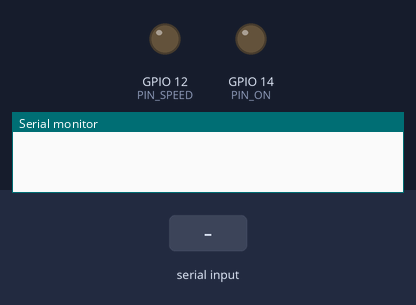
The program below on a simulated ESP32. Parts: output pins drawn as LEDs (lit = HIGH), the last lines printed to the serial monitor. The inputs (shaded band) are chosen by the test bench.

Above: at 1.2 s.
1.3 s: "1" received over Serial
At 2.5 s:
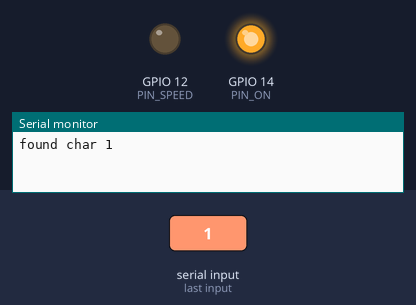
2.8 s: "1" received over the second serial link
At 3.7 s:
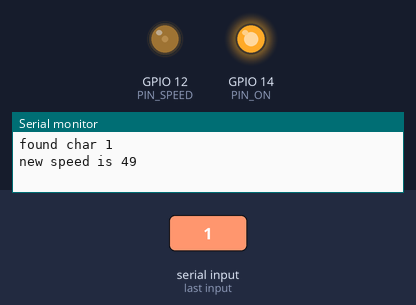
4.3 s: "0" received over Serial
At 4.9 s:
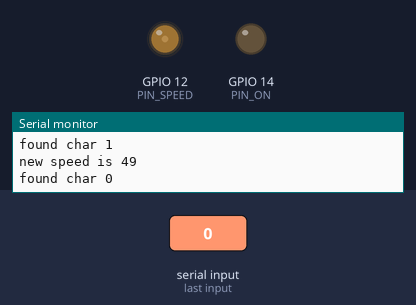
5.8 s: "0" received over the second serial link
At 7.2 s:
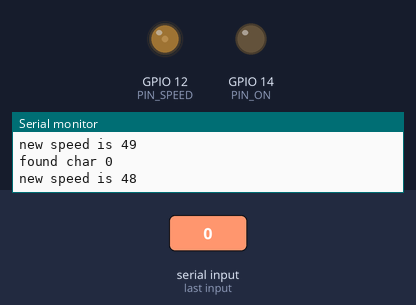
Timing chart, 0 to 8.3 s (numbered marks = the images above; inputs shaded):
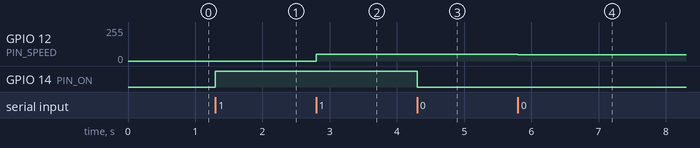

Measured:
- after the input at 1.3 s, GPIO 14 (PIN_ON): LOW → HIGH at once
- after the input at 2.8 s, GPIO 12 (PIN_SPEED): 0/255 → 49/255 at once
- after the input at 4.3 s, GPIO 14 (PIN_ON): HIGH → LOW at once
- after the input at 5.8 s, GPIO 12 (PIN_SPEED): 49/255 → 48/255 at once

The program:

main.cpp
```cpp
#include <Arduino.h>
#include <Wire.h>

#define BAUD_RATE 9600
#define RX_PIN 16
#define TX_PIN 17

#define PIN_SPEED 12
#define PIN_ON 14


void setup() {
  Serial.begin(9600);

  Serial2.begin(BAUD_RATE, SERIAL_8N1, RX_PIN, TX_PIN);
  Serial2.write("Hello World!");
  pinMode(PIN_SPEED, OUTPUT);
  pinMode(PIN_ON, OUTPUT);
}

bool on = false;
uint8_t speed = 0;

void loop() {
  if (Serial.available()) {
    char c = Serial.read();
    String str("found char ");
    str += c;
    Serial.println(str);
    if (c == '1') {
      on = true;
    } else  if (c == '0') {
      on = false;
    }
    digitalWrite(PIN_ON, on);
  }

  if(Serial2.available()) {
    speed = Serial2.read();
    String str("new speed is ");
    str += speed;
    Serial.println(str);
    analogWrite(PIN_SPEED, speed);
  }

}
```
